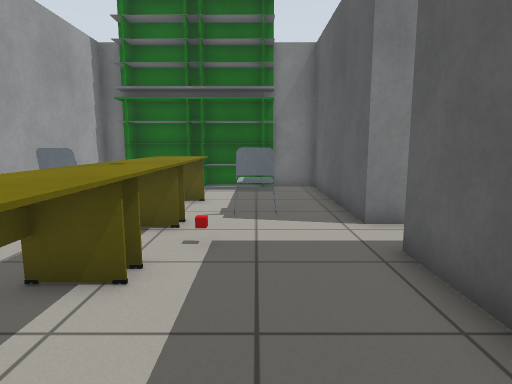
View 1 (above)

16 first-person views from a walk through a world built for the Gazebo simulator. The camera is 0.9 m above the floor, tilts 8° down and sees 75° across. The floor is counted in squares, 0.5 m on a side. Each view is taken from the middle of a square. On the plan, view 1 faces up. The plan holds only what a view shows up to about 17 squares ahead; the rest is blank. Some stock models are drawn as simple stand-ins.

View 2
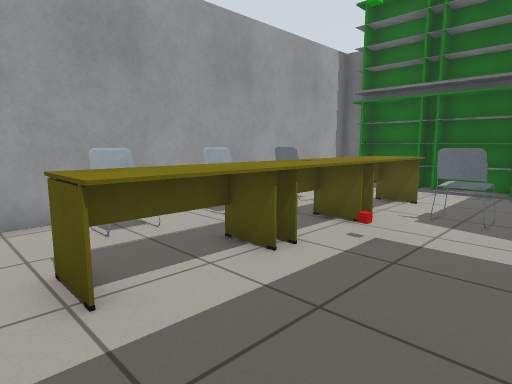

View 3
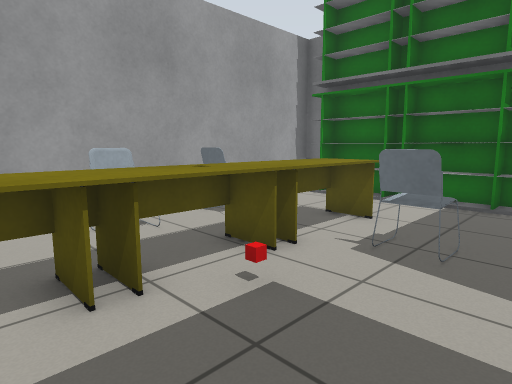

View 4
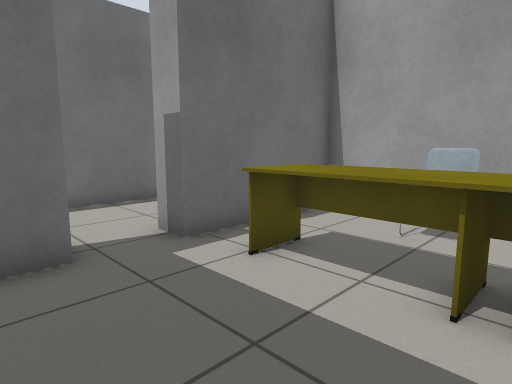

View 5
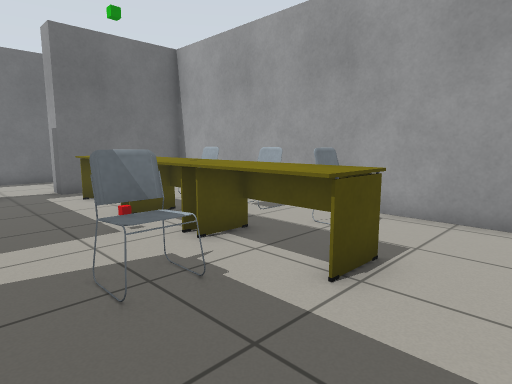

View 6
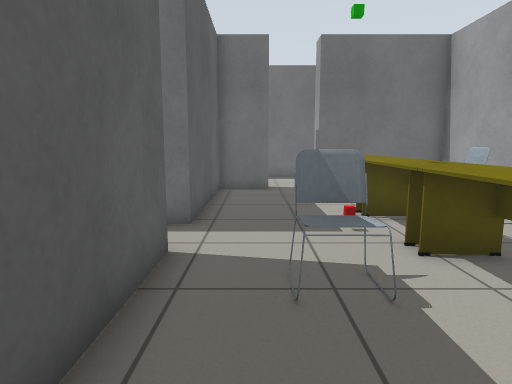

View 7
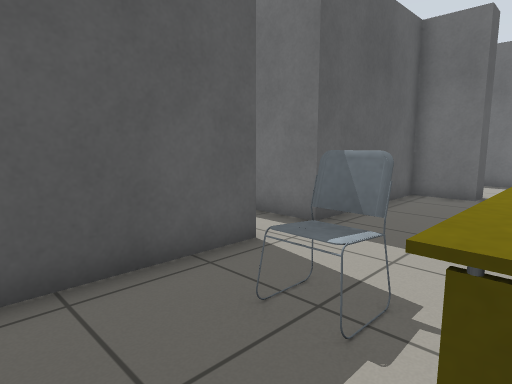

View 8
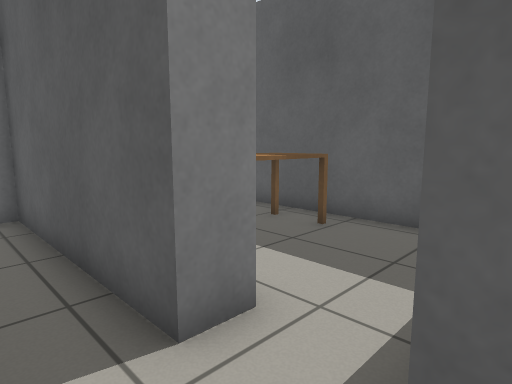

View 9
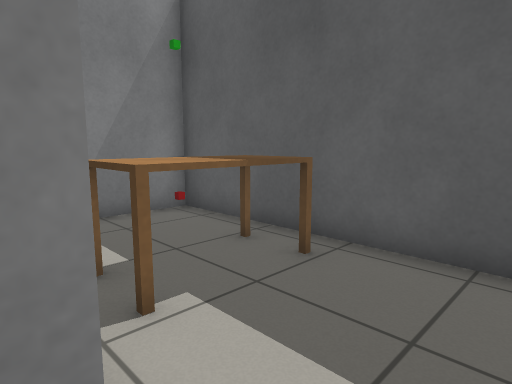

View 10
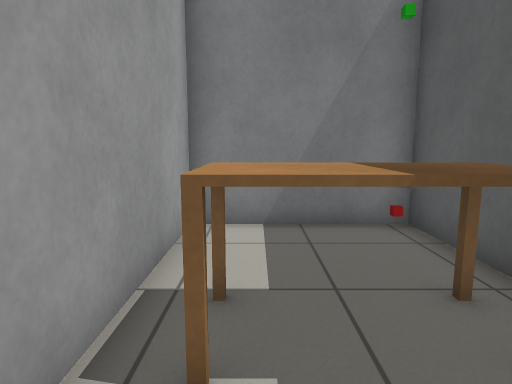

View 11
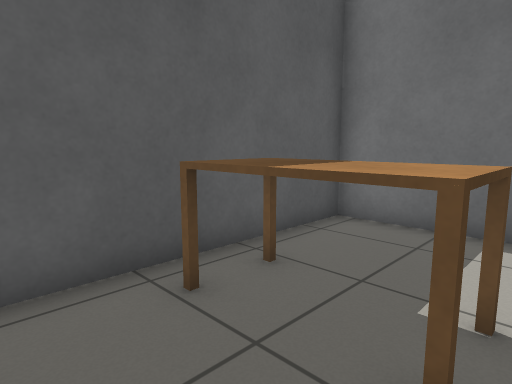

View 12
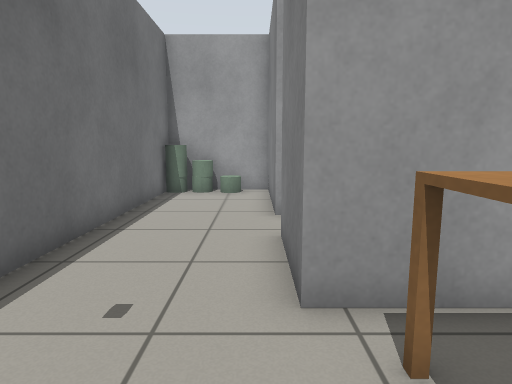

View 13
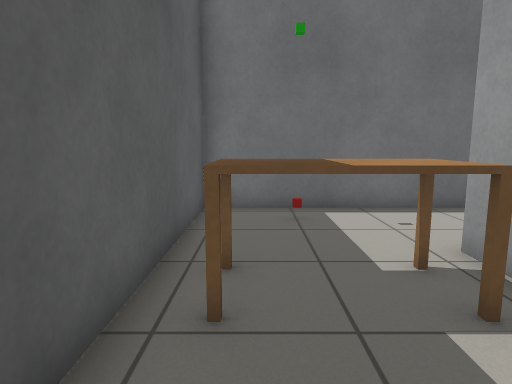

View 14
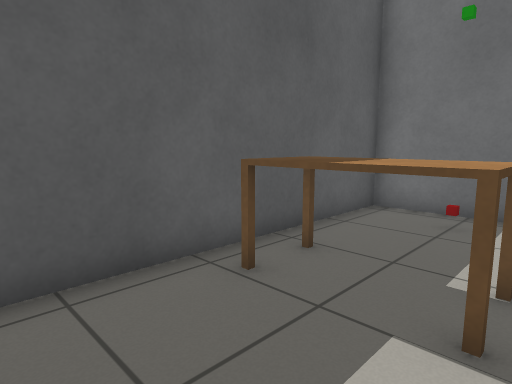

View 15
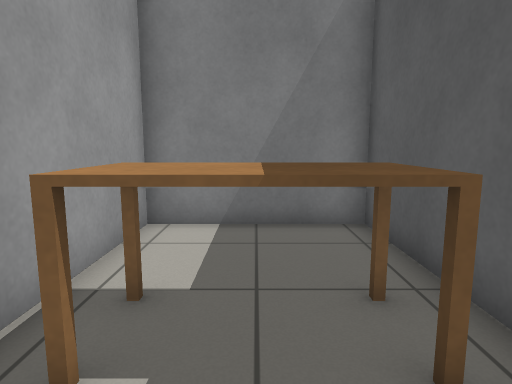

View 16
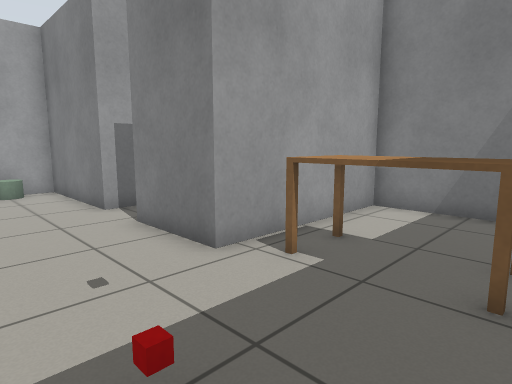

### Floor plan
Points are (right, up) in squares from view 1. A wall is a line through its corners. A room is listed if a view was taken in it or the views show most of it. See-through windows are left out.
Room 1 (views 1, 2, 3, 4, 5, 6, 7, 8)
walls: (2.5, 7.5) (2.5, 14.5) (0.6, 14.5); (-5.6, 14.5) (-6.5, 14.5) (-6.5, -0.5) (-1.5, -0.5) (-1.5, -1.5); (0.5, -1.5) (0.5, -0.5) (2.5, -0.5) (2.5, 5.5)
ways out: opening at (3, 6.5) to room 2; opening at (-0.5, -1) to room 3
objects: chair (-5, 3); chair (-5, 6); chair (-5, 9); bookshelf (-5, 14) to (-3, 14); desk (-3, 1) to (-2, 4); desk (-3, 5) to (-2, 7); desk (-3, 8) to (-2, 10); bookshelf (-2, 14) to (0, 14); other object (-1, 6); chair (0, 9)
Room 2 (views 9, 10, 11)
walls: (3.6, 7.5) (2.5, 7.5); (2.5, 5.5) (8.5, 5.5) (8.5, 14.5) (3.5, 14.5) (3.5, 8.8)
ways out: opening at (3, 6.5) to room 1
objects: table (5, 9) to (7, 11); other object (8, 14)
Room 3 (views 12, 13, 14, 15, 16)
walls: (-1.5, -1.5) (-6.5, -1.5) (-6.5, -5.5) (8.5, -5.5) (8.5, 4.5) (3.5, 4.5) (3.5, -1.5) (0.5, -1.5)
ways out: opening at (-0.5, -1) to room 1
objects: grey cylinder (-6, -5); grey cylinder (-6, -4); grey cylinder (-6, -3); table (5, -1) to (7, 1); other object (6, -4)

Where each view was taken, in squares from view 1:
view 1: 0 up, 0 right, facing up
view 2: 0 up, 2 right, facing up-left
view 3: 3 up, 2 right, facing up-left
view 4: 5 up, 2 right, facing down-left
view 5: 13 up, 2 right, facing down-left
view 6: 13 up, 1 right, facing down
view 7: 12 up, 2 left, facing down-right
view 8: 5 up, 1 right, facing up-right
view 9: 6 up, 3 right, facing up-right
view 10: 7 up, 5 right, facing up
view 11: 13 up, 4 right, facing down-right
view 12: 2 down, 7 right, facing left
view 13: 4 up, 7 right, facing down
view 14: 4 up, 4 right, facing down-right
view 15: 3 down, 6 right, facing up
view 16: 5 down, 8 right, facing up-left
